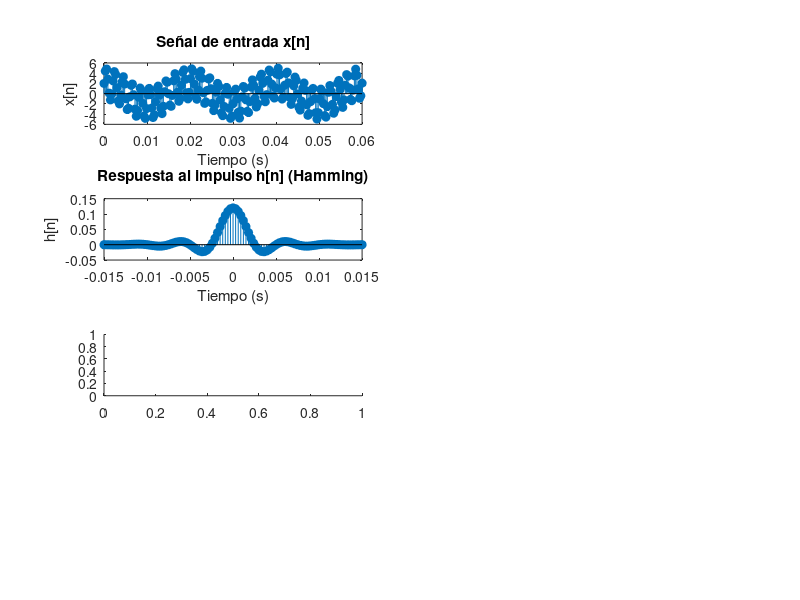

Here is the MATLAB script that generated this plot: (Note: this script raises an error after producing the figure.)
clear;
close all;
clc;

% Parámetros
Nx = 201;            % Cantidad de muestras
Fm = 3333;           % Frecuencia de muestreo


n = 0:Nx-1;          % Vector de muestras

% Señal de entrada x[n]
x = 2*cos(2*pi*50/Fm*n) + 3*sin(2*pi*500/Fm*n);

% Frecuencia de corte
Fc = 200;            % Frecuencia de corte
Nh = 101;            % Longitud de la respuesta al impulso
nh = -(Nh-1)/2:(Nh-1)/2;

% Respuesta al impulso h[n] usando ventana de Hamming
hv = 2*Fc/Fm*sinc(2*Fc/Fm*nh) .* hamming(Nh)';
hvn = hv / sum(hv);      % Normalización

% Convolución en el tiempo (filtrada)
y_tiempo = conv(x, hv, 'same');

% Vectores x[n] y h[n] con dimensión N = 2^r
N = 2^nextpow2(Nx + length(nh) - 1);

% Cero-padding de x[n] y h[n]
x_pad = [x, zeros(1, N - length(x))];
h_pad = [hvn, zeros(1, N - length(hv))];

% Convolución utilizando FFT
X = fft(x_pad);
H = fft(h_pad);
Y = X .* H;
y_fft = ifft(Y);

% Gráficos
figure;

% Primer columna: señales en el tiempo
subplot(4, 2, 1);
stem(n/Fm, x, 'filled');
title('Señal de entrada x[n]');
xlabel('Tiempo (s)');
ylabel('x[n]');
xlim([0, 0.06]);

subplot(4, 2, 3);
stem(nh/Fm, hv, 'filled');
title('Respuesta al impulso h[n] (Hamming)');
xlabel('Tiempo (s)');
ylabel('h[n]');
xlim([min(nh)/Fm, max(nh)/Fm]);

subplot(4, 2, 5);
stem(n/Fm, y_time, 'filled');
title('Respuesta del sistema y[n] (Convolución)');
xlabel('Tiempo (s)');
ylabel('y[n]');
xlim([0, (Nx-1)/Fm]);

subplot(4, 2, 7);
stem(n/Fm, y_fft(1:Nx), 'filled');
title('Respuesta del sistema y[n] (FFT)');
xlabel('Tiempo (s)');
ylabel('y[n]');
xlim([0, (Nx-1)/Fm]);

% Segunda columna: módulos de los espectros
frequencies = (0:N-1)*(Fm/N);

subplot(4, 2, 2);
stem(frequencies, abs(X), 'filled');
title('Espectro de x[n] (|X[k]|)');
xlabel('Frecuencia (Hz)');
ylabel('|X[k]|');
xlim([0, Fm]);

subplot(4, 2, 4);
stem(frequencies, abs(H), 'filled');
title('Espectro de h[n] (|H[k]|)');
xlabel('Frecuencia (Hz)');
ylabel('|H[k]|');
xlim([0, Fm]);

subplot(4, 2, 6);
stem(frequencies, abs(fft(y_time, N)), 'filled');
title('Espectro de y[n] (Convolución)');
xlabel('Frecuencia (Hz)');
ylabel('|Y[k]|');
xlim([0, Fm]);

subplot(4, 2, 8);
stem(frequencies, abs(Y), 'filled');
title('Espectro de y[n] (FFT)');
xlabel('Frecuencia (Hz)');
ylabel('|Y[k]|');
xlim([0, Fm]);
